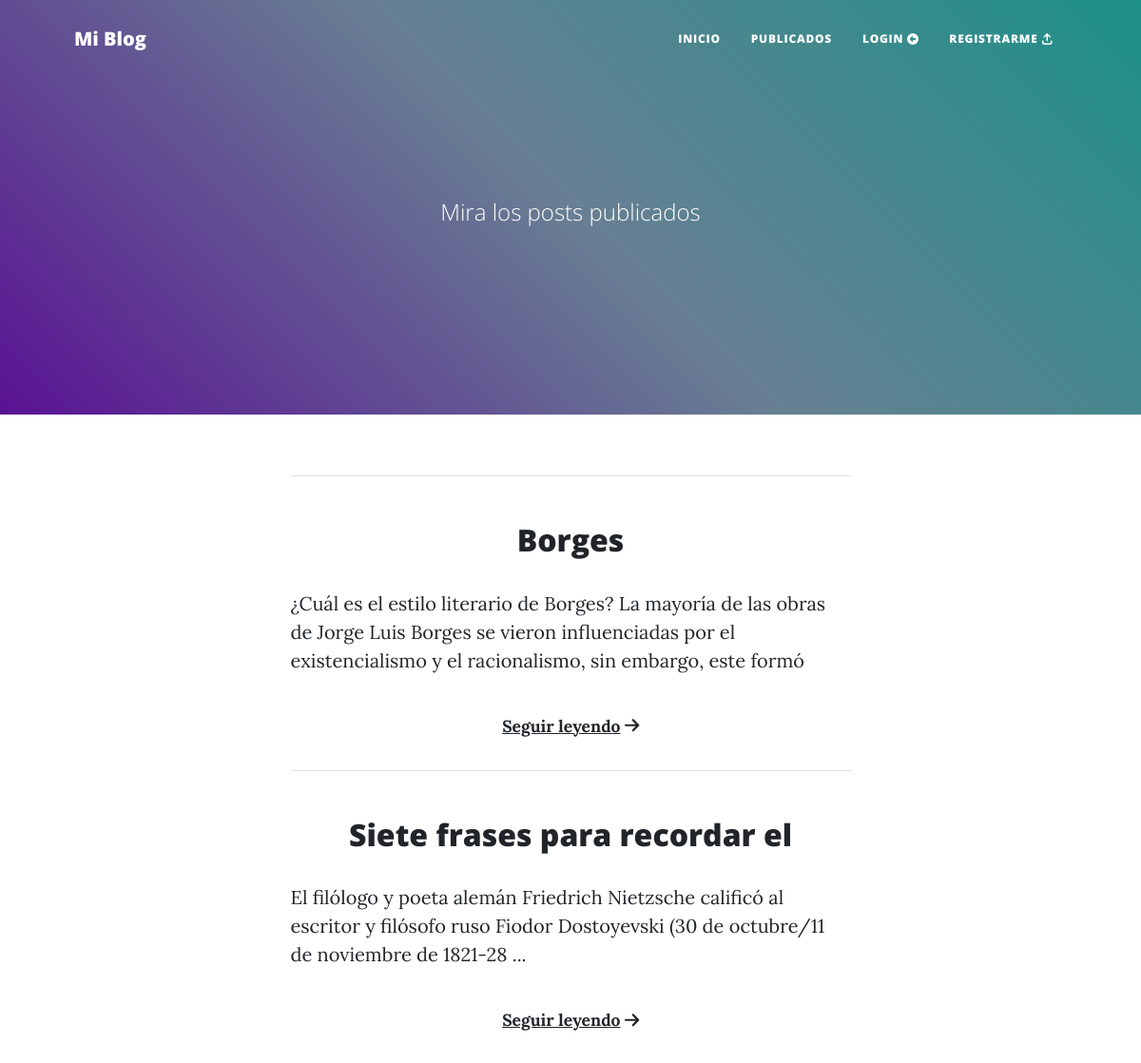
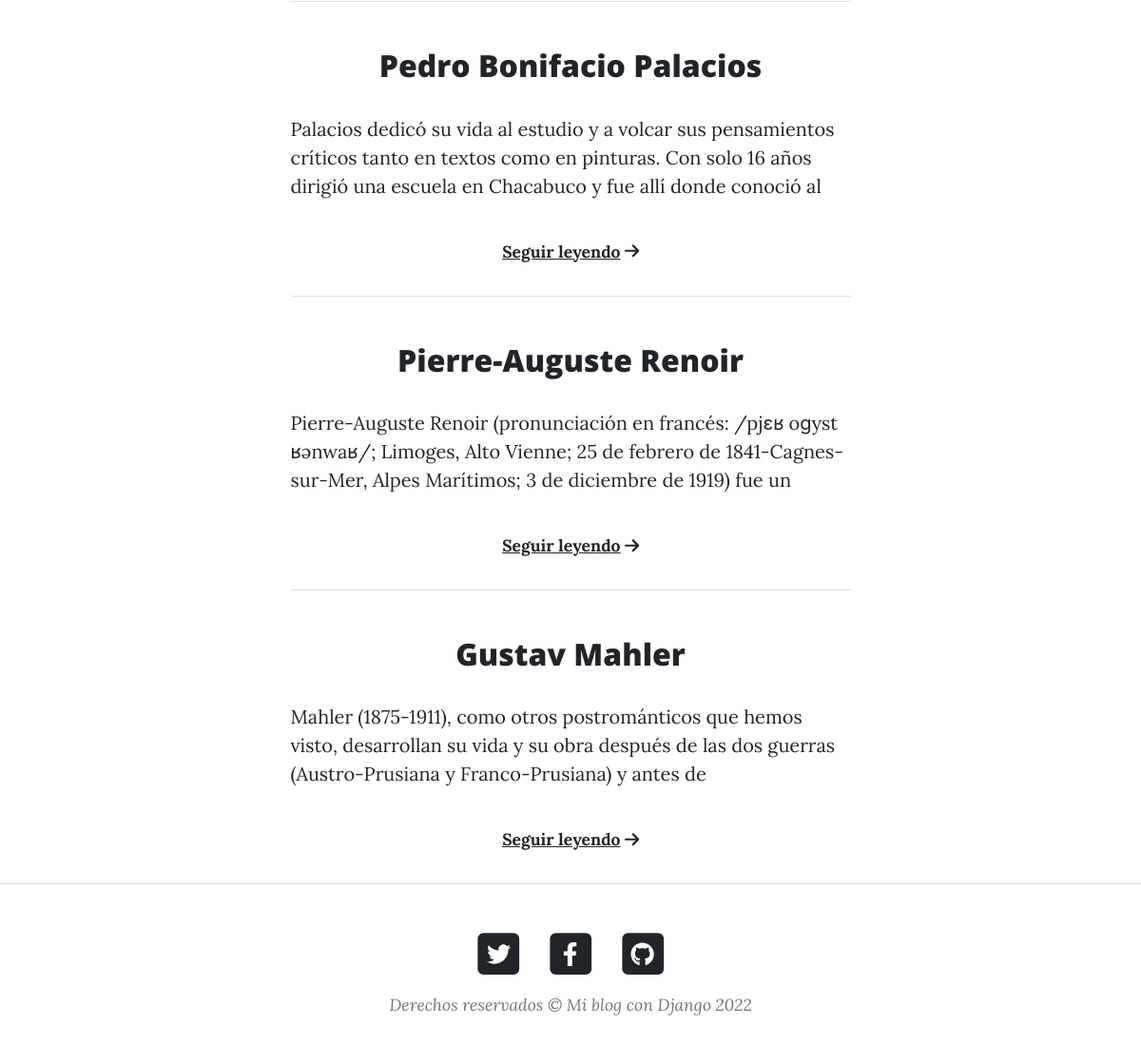
The app's page /posts/publicados/, older data (2 pictures, top to bottom).
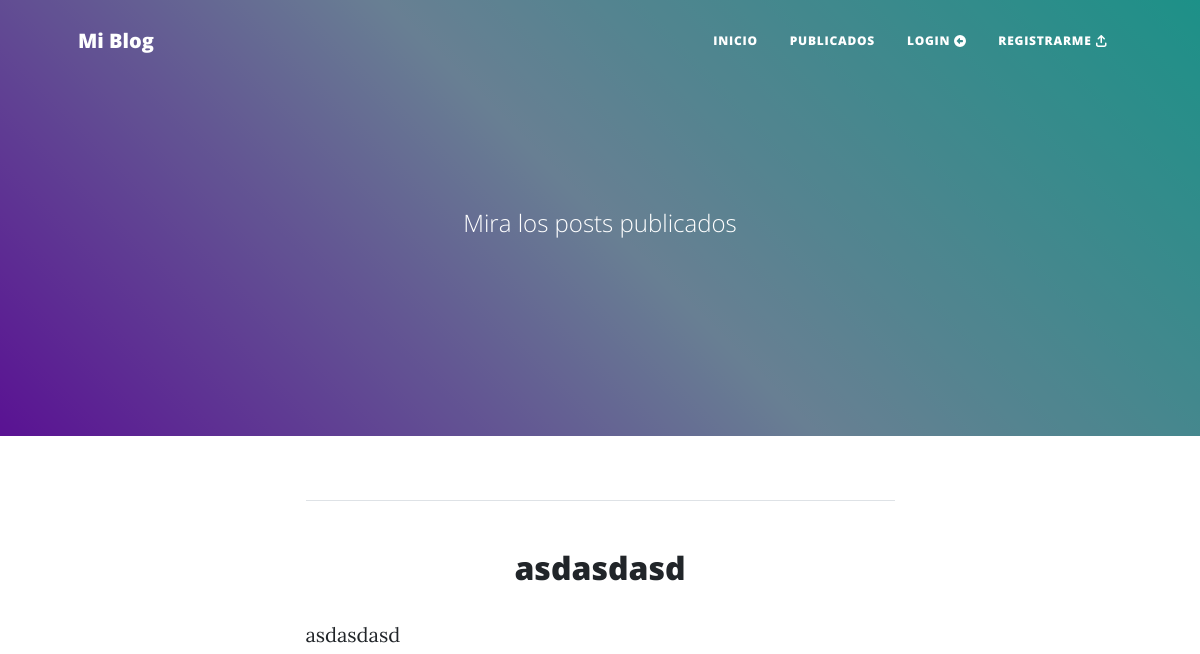
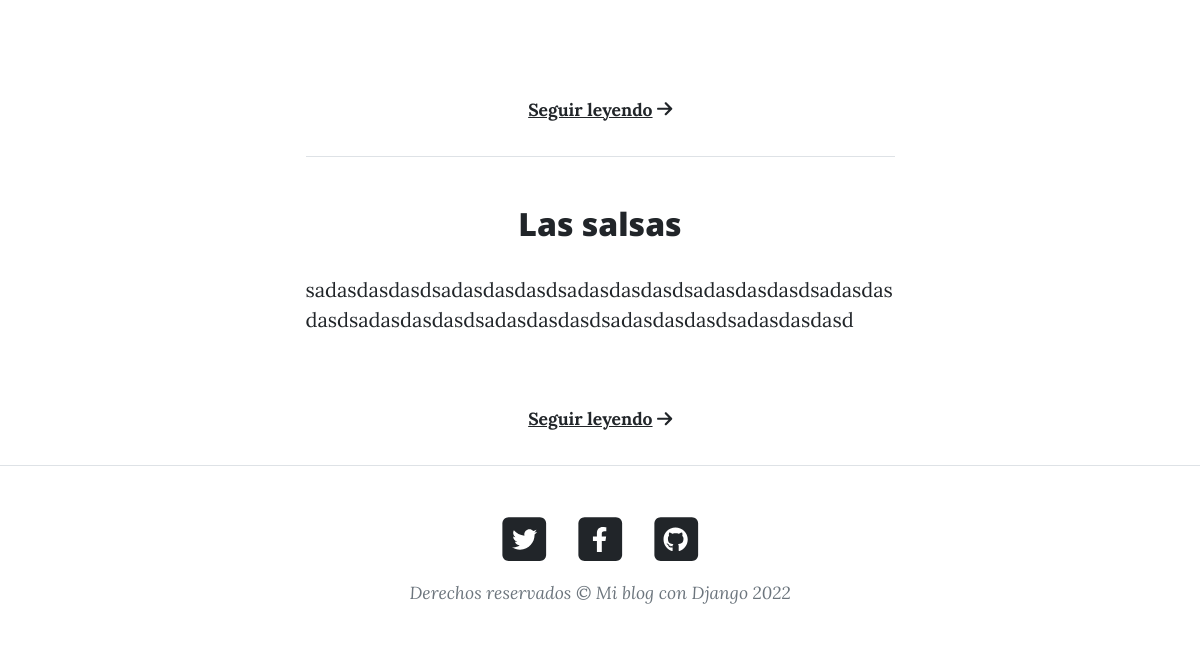
The same page, newer data (2 pictures, top to bottom).
### appblog/models.py (models this page shows, shortened)
class Posteos_nuevos(models.Model):
    id = models.AutoField(primary_key=True)
    titulo = models.CharField(max_length=60)
    post = models.TextField()

### appblog/views.py (the view)
# urls.py: path('posts/publicados/', Publicados, name='publicados'),
def Publicados(request):
    if request.user.is_authenticated:
        avatar = Avatar.objects.filter(usuario = request.user)
        if len(avatar) > 0:
            imagen = avatar[0].img.url
    else:
        imagen = ''
    posts = Posteos_nuevos.objects.all()
    if request.method == 'GET':
        buscar = request.GET.get('buscar')
        if buscar:
            posts = Posteos_nuevos.objects.filter(titulo__icontains=buscar)
    return render(request, 'appblog/publicados.html', {'posts': posts, 'imagen': imagen})

### appblog/templates/appblog/publicados.html (shortened to what this page needs)
{% extends 'appblog/base.html' %}
{% block masthead %}
<header class="masthead " style="background: rgb(149,0,255);
background: linear-gradient(45deg, rgba(149,0,255,1) 0%, rgba(178,220,255,1) 50%, rgba(26,255,233,1) 100%);">
  <div class="container position-relative px-4 px-lg-5">
      <div class="row gx-4 gx-lg-5 justify-content-center">
          <div class="col-md-10 col-lg-8 col-xl-7">
              <div class="site-heading">
                {% if posts %}
                  <h1 class="text-white">{{Posteos_nuevos.count}}</h1>   <span class="subheading">Mira los posts publicados</span>
                  {% else %}
                <span class="subheading">No hay posteos aún...</span>
                {% endif %}
              </div>
            </div>
      </div>
  </div>
</header>
{% endblock masthead %}
{% block contenido_inicio %}
{% for post in posts %}
<div class="text-center border-top mt-3">
  <h2 style="word-break: break-word" class="mt-5">{{post.titulo}}</h2>
  <p style="word-break: break-word; height:6rem; overflow: hidden" class="text-start">{{ post.post }}</p>
  <p class="text-center">
    <small>
      <a class="" style="font-weight:bold" href="{{post.id}}/">Seguir leyendo<i class="fa-solid fa-arrow-right ms-1"></i
        ></a>
    </small>
  </p>
</div>
{% endfor %}
{% endblock %}

### appblog/templates/appblog/base.html (shortened to what this page needs)
<!DOCTYPE html>
<html lang="en">
    <head>
        {% load static %}
        <link href="{% static 'appblog/css/styles.css' %}" rel="stylesheet" />
    </head>
    <body>
        {% include 'appblog/components/navbar.html' %}
        {% block masthead %}
        {% endblock masthead %}
        <div class="container px-4 px-lg-5">
            <div class="row gx-4 gx-lg-5 justify-content-center">
                <div class="col-md-10 col-lg-8 col-xl-7">
                    {% block contenido_inicio %}
                    {% endblock contenido_inicio %}
                </div>
            </div>
        </div>
        {% include 'appblog/components/footer.html' %}
    </body>
</html>

### appblog/templates/appblog/components/navbar.html (shortened to what this page needs)
<nav class="navbar navbar-expand-lg navbar-light" id="mainNav">
  <div class="container px-4 px-lg-5">
    <a class="navbar-brand" href="{% url 'inicio'%}">Mi Blog</a>
    <div class="collapse navbar-collapse" id="navbarResponsive">
      <ul class="navbar-nav ms-auto py-4 py-lg-0">
        <li class="nav-item">
          <a class="nav-link px-lg-3 py-3 py-lg-4" href="{% url 'inicio'%}"
            >Inicio</a
          >
        </li>
        <li class="nav-item">
          <a class="nav-link px-lg-3 py-3 py-lg-4" href="{% url 'publicados'%}"
            >Publicados</a
          >
        </li>
        {% if request.user.is_authenticated %}
        <li class="nav-item">
          <a class="nav-link px-lg-3 py-3 py-lg-4" href="{% url 'nuevo_post'%}"
            >Nuevo post</a
          >
        </li>
        <li class="nav-item">
          <a class="nav-link px-lg-3 py-3 py-lg-4" href="{% url 'logout'%}"
            >Logout<i class="fa-solid fa-arrow-right-from-bracket ms-1"></i
          ></a>
        </li>
        {% else %}
        <li class="nav-item">
          <a class="nav-link px-lg-3 py-3 py-lg-4" href="{% url 'login_form'%}"
            >Login<i class="fa-solid fa-circle-left ms-1"></i
          ></a>
        </li>
        {% endif %}
        <li class="nav-item">
          <a class="nav-link px-lg-3 py-3 py-lg-4" href="{% url 'registro'%}"
            >Registrarme<i class="ms-1 fa-solid fa-arrow-up-from-bracket"></i
          ></a>
        </li>
      </ul>
    </div>
  </div>
</nav>

### appblog/templates/appblog/components/footer.html
 <footer class="border-top">
    <div class="container px-4 px-lg-5">
        <div class="row gx-4 gx-lg-5 justify-content-center">
            <div class="col-md-10 col-lg-8 col-xl-7">
                <ul class="list-inline text-center">
                    <li class="list-inline-item">
                        <a href="#!">
                            <span class="fa-stack fa-lg">
                                <i class="fas fa-square fa-stack-2x"></i>
                                <i class="fab fa-twitter fa-stack-1x fa-inverse"></i>
                            </span>
                        </a>
                    </li>
                    <li class="list-inline-item">
                        <a href="#!">
                            <span class="fa-stack fa-lg">
                                <i class="fas fa-square fa-stack-2x"></i>
                                <i class="fab fa-facebook-f fa-stack-1x fa-inverse"></i>
                            </span>
                        </a>
                    </li>
                    <li class="list-inline-item">
                        <a href="#!">
                            <span class="fa-stack fa-lg">
                                <i class="fas fa-square fa-stack-2x"></i>
                                <i class="fab fa-github fa-stack-1x fa-inverse"></i>
                            </span>
                        </a>
                    </li>
                </ul>
                <div class="small text-center text-muted fst-italic">Derechos reservados &copy; Mi blog con Django 2022</div>
            </div>
        </div>
    </div>
</footer>

Row changes from the older to the newer data that the page shows:
removed Posteos_nuevos: titulo "Borges", post "¿Cuál es el estilo literario de Borges? La mayoría de las obras de Jorge Luis Borges se vieron influenciadas por el existencialismo y el racionalismo, sin embargo, este formó…"
removed Posteos_nuevos: titulo "Siete frases para recordar el", post "El filólogo y poeta alemán Friedrich Nietzsche calificó al escritor y filósofo ruso Fiodor Dostoyevski (30 de octubre/11 de noviembre de 1821-28 ..."
removed Posteos_nuevos: titulo "Pedro Bonifacio Palacios", post "Palacios dedicó su vida al estudio y a volcar sus pensamientos críticos tanto en textos como en pinturas. Con solo 16 años dirigió una escuela en Chacabuco y fue allí donde conoció al…"
removed Posteos_nuevos: titulo "Pierre-Auguste Renoir", post "Pierre-Auguste Renoir (pronunciación en francés: /pjɛʁ oɡyst ʁənwaʁ/; Limoges, Alto Vienne; 25 de febrero de 1841-Cagnes-sur-Mer, Alpes Marítimos; 3 de diciembre de 1919) fue un…"
removed Posteos_nuevos: titulo "Gustav Mahler", post "Mahler (1875-1911), como otros postrománticos que hemos visto, desarrollan su vida y su obra después de las dos guerras (Austro-Prusiana y Franco-Prusiana) y antes de"
added Posteos_nuevos: titulo "asdasdasd", post "asdasdasd"
added Posteos_nuevos: titulo "Las salsas", post "sadasdasdasdsadasdasdasdsadasdasdasdsadasdasdasdsadasdasdasdsadasdasdasdsadasdasdasdsadasdasdasdsadasdasdasd"
